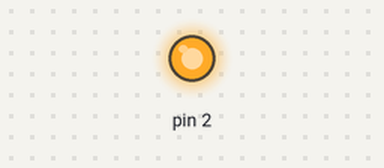
Simulated run of this sketch. Board: Arduino Uno, built with avr-gcc and run on an emulated ATmega328P. On the bench: output pins drawn as LEDs (lit = HIGH).

Above: at 0.5 s.
At 2.5 s:
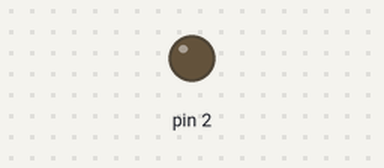
Timing chart, 0 to 5.2 s (numbered marks = the images above):
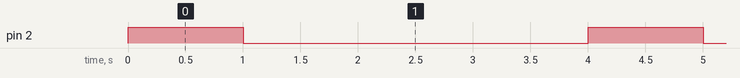

Measured:
- by itself, pin 2: alternates HIGH for 1.0 s and LOW for 3.0 s

The sketch:

PinPower.ino
```cpp
void setup() {
  // put your setup code here, to run once:
  pinMode(2,OUTPUT);
  Serial.begin(9600);
}

void loop() {
  // put your main code here, to run repeatedly:
  digitalWrite(2,HIGH);
  delay(1000);
  digitalWrite(2,LOW);
  delay(3000);
}
```
